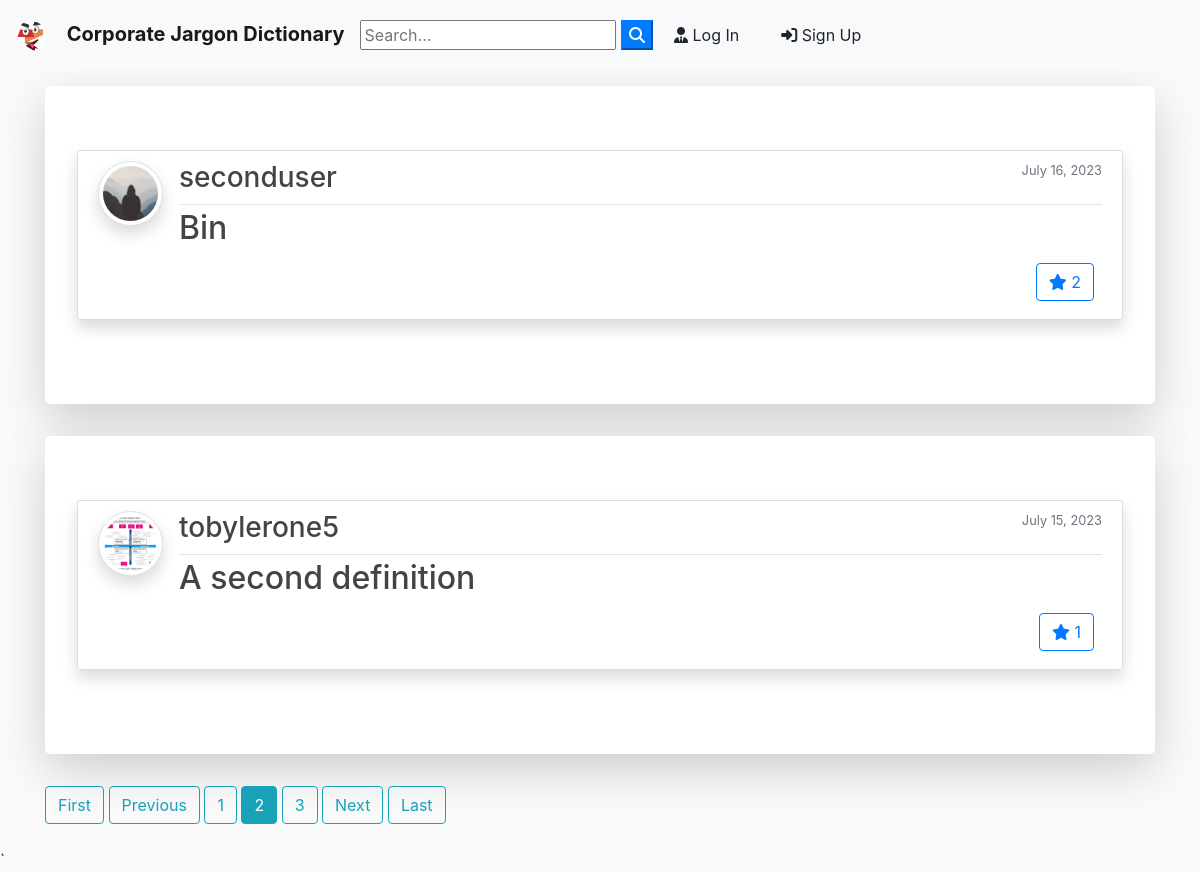
Screenshot of /?page=2 with the database file from the repository.
### blog/models.py (models this page shows, shortened)
class Definition(models.Model):
	word = models.CharField(max_length=100)
	description = models.TextField()
	date_posted = models.DateTimeField(default=timezone.now)
	author = models.ForeignKey(User, on_delete=models.CASCADE)
	likes = models.ManyToManyField(User, related_name='definitions')
	def total_likes(self):
		return self.likes.count()

### users/models.py (models this page shows, shortened)
class Profile(models.Model):
    user = models.OneToOneField(User, on_delete=models.CASCADE)
    image = models.ImageField(default='default.jpg', upload_to='profile_pics')

### blog/views.py (the view)
# urls.py: path('', DefinitionListView.as_view(), name='blog-home'),
class DefinitionListView(ListView):
    model = Definition
    template_name = 'blog/home.html'  # <app>/<model>_<viewtype>.html
    context_object_name = 'definitions'
    ordering = ['-date_posted']
    paginate_by = 2

### blog/templates/blog/home.html (shortened to what this page needs)
{% extends "blog/base.html" %}
{% block content %}
    {% for definition in definitions %}
    <div class="jumbotron mt-3 bg-white shadow-lg">
    <article class="media content-section shadow">
      <a href="{{ definition.author.profile.image.url }} " target="_blank"> <img src="{{ definition.author.profile.image.url }}  " alt="" class="article-img rounded-circle img-thumbnail img-fluid shadow">
      </a>
      <div class="media-body">
        <div class="article-metadata d-flex justify-content-between">
          <a class="mr-2 " href="{% url 'user-definitions' definition.author.username  %}"><h3>{{ definition.author }}</h3></a>
            <small class="text-muted">{{ definition.date_posted|date:"F d, Y" }}</small>
        </div>
        <h2><a class="article-title text-justify " href="{% url 'definition-detail' definition.id %}">{{ definition.word }}</a></h2>
        <div class="d-flex justify-content-between">
        <div class="form-group mt-0 pt-0  m-2">
          {% if definition.author != user %}
          <form class="like-form" action="{% url 'definition-like' definition.pk %}" method="POST">
            {% if user in definition.likes.all %}
            <button type="submit" class="btn btn-primary btn-d">
              <i class="fas fa-star"></i>
                <span class="like-count">{{ definition.total_likes }}</span>
            </button>
            {% else %}
            <button type="submit" class="btn btn-outline-primary btn-d">
            <i class="fas fa-star"></i>
                <span class="like-count">{{ definition.total_likes }}</span>
            </button>
            {% endif %}
          </form>
          {% endif %}
      </div>
    </article>
    </div>
  {% endfor %}
  {% if is_paginated %}
    {% if page_obj.has_previous %}
      <a class="btn btn-outline-info mb-4" href="?page=1">First</a>
      <a class="btn btn-outline-info mb-4" href="?page={{ page_obj.previous_page_number }}">Previous</a>
    {% endif %}
    {% for num in page_obj.paginator.page_range %}
      {% if page_obj.number == num %}
        <a class="btn btn-info mb-4" href="?page={{ num }}">{{ num }}</a>
      {% elif num > page_obj.number|add:'-3' and num < page_obj.number|add:'3' %}
        <a class="btn btn-outline-info mb-4" href="?page={{ num }}">{{ num }}</a>
      {% endif %}
    {% endfor %}
    {% if page_obj.has_next %}
      <a class="btn btn-outline-info mb-4" href="?page={{ page_obj.next_page_number }}">Next</a>
      <a class="btn btn-outline-info mb-4" href="?page={{ page_obj.paginator.num_pages }}">Last</a>
    {% endif %}
  {% endif %}
{% endblock content %}

### blog/static/blog/main.css (style rules this page uses)
body { background: #fafafa; color: #333333; margin-top: 0; }
h1, h2, h3, h4, h5, h6 { color: #444444; }
.content-section { background: #ffffff; padding: 10px 20px; border: 1px solid #dddddd; border-radius: 3px; margin-bottom: 20px; }
.article-title { color: #444444; }
.article-img { height: 65px; width: 65px; margin-right: 16px; }
.article-metadata { padding-bottom: 1px; margin-bottom: 4px; border-bottom: 1px solid #e3e3e3 }

### rows the page displays
Definition: author.profile.image (placeholder picture), author "seconduser", date_posted "July 16, 2023", word "Bin", total_likes "2"
Definition: author.profile.image (picture), author "tobylerone5", date_posted "July 15, 2023", word "A second definition", total_likes "1"

### other values shown
{{ num }} "1" "3"
{{ num }} "2"
